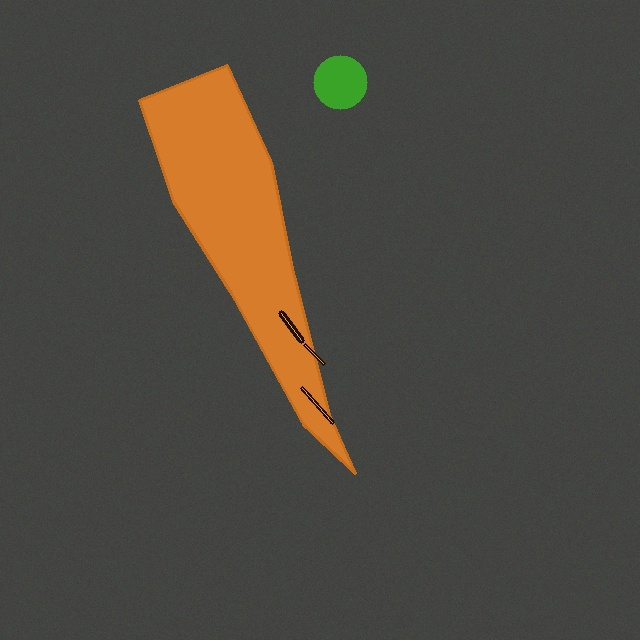
#> input picture dataset/test/images/damaged_carrot_test_0001.jpg, 640 x 640 px
$ python -i image_processor.py   (imports and definitions only)
#> lines starting #> are read from the running program, lines starting #| are printed output that depends on the picture
#> further down, picture is the input picture: shape (640, 640, 3); mean B, G, R 62.9, 72.2, 77.2
"""
Computer Vision Image Processing & Enhancement Pipeline
========================================================
Academic M.E. Project: Automated Carrot Quality Detection and Sorting System

Handles preprocessing, adaptive contrast enhancement (CLAHE), illumination
correction, and inspection zone cropping for carrots moving on a conveyor.
"""

import cv2
import numpy as np


class ImageProcessor:
    """Preprocesses raw camera frames to maximize YOLO feature extraction."""

    def __init__(self, target_size=(640, 640), apply_clahe=True, clip_limit=2.0, tile_grid_size=(8, 8)):
        self.target_size = target_size
        self.apply_clahe = apply_clahe
        self.clahe = cv2.createCLAHE(clipLimit=clip_limit, tileGridSize=tile_grid_size)

    def enhance_lighting(self, frame):
        """
        Applies CLAHE on the Lightness (L) channel in LAB color space.
        Normalizes conveyor lighting variations and shadow artifacts.
        """
        if not self.apply_clahe:
            return frame

        # Convert to LAB color space
        lab = cv2.cvtColor(frame, cv2.COLOR_BGR2LAB)
#> lab: shape (640, 640, 3); mean of channels 0, 1, 2 79.1, 128.7, 134
        l, a, b = cv2.split(lab)
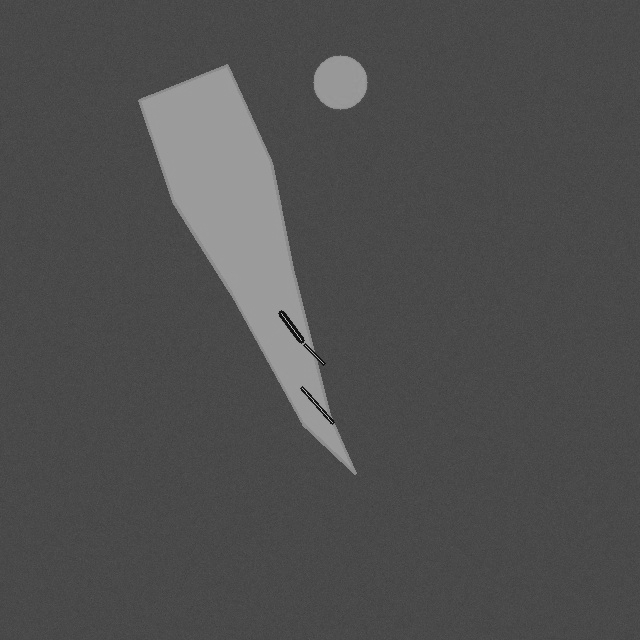
#> l: shape (640, 640); min 12, max 186, mean 79.1
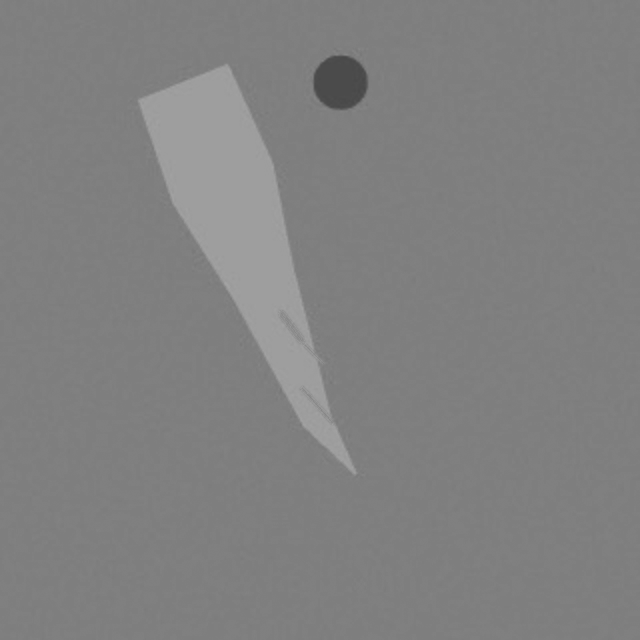
#> a: shape (640, 640); min 72, max 163, mean 128.7
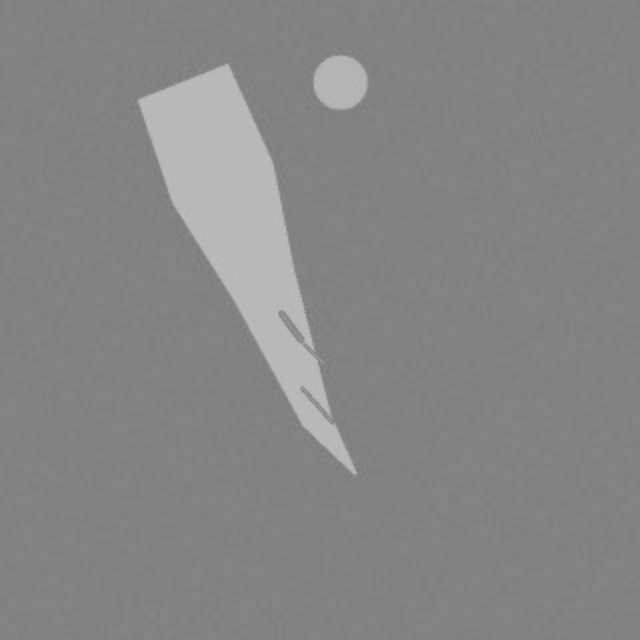
#> b: shape (640, 640); min 123, max 188, mean 134

        # Equalize L channel
        cl = self.clahe.apply(l)

        # Merge and convert back to BGR
        limg = cv2.merge((cl, a, b))
#> limg: shape (640, 640, 3); mean of channels 0, 1, 2 87.8, 128.7, 134
        enhanced = cv2.cvtColor(limg, cv2.COLOR_LAB2BGR)
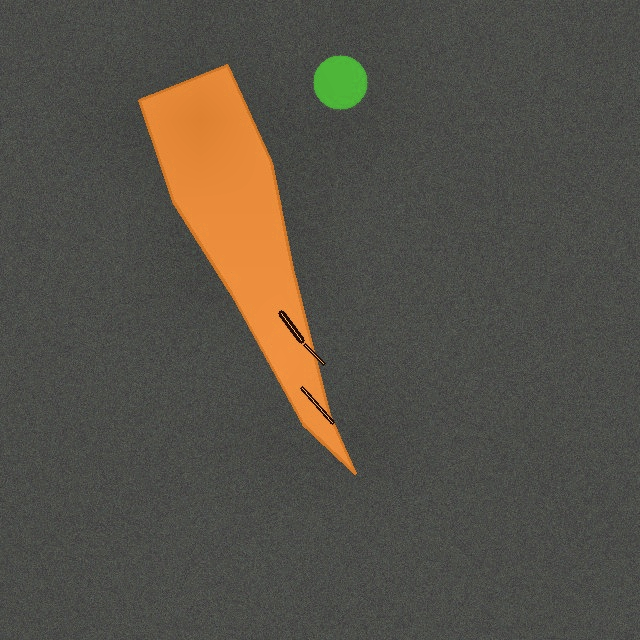
#> enhanced: shape (640, 640, 3); mean B, G, R 70.8, 80.4, 85.3
        return enhanced

    # [53 lines left out: functions crop_inspection_roi, resize_with_pad, draw_inspection_overlay, not called in this run]

>>> import cv2
>>> picture = cv2.imread('../dataset/test/images/damaged_carrot_test_0001.jpg')
>>> result = ImageProcessor().enhance_lighting(picture)

$ run again, on dataset/test/images/damaged_carrot_test_0002.jpg
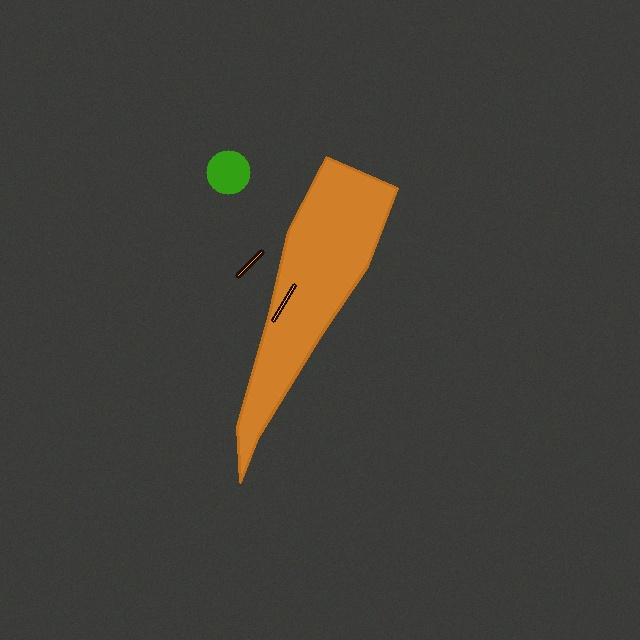
#> input picture dataset/test/images/damaged_carrot_test_0002.jpg, 640 x 640 px
#> picture is the input picture: shape (640, 640, 3); mean B, G, R 55.7, 63.3, 65.8
#> lab: shape (640, 640, 3); mean of channels 0, 1, 2 68.4, 127.9, 132.6
#> in enhance_lighting, `l, a, b = cv2.split(lab)`:
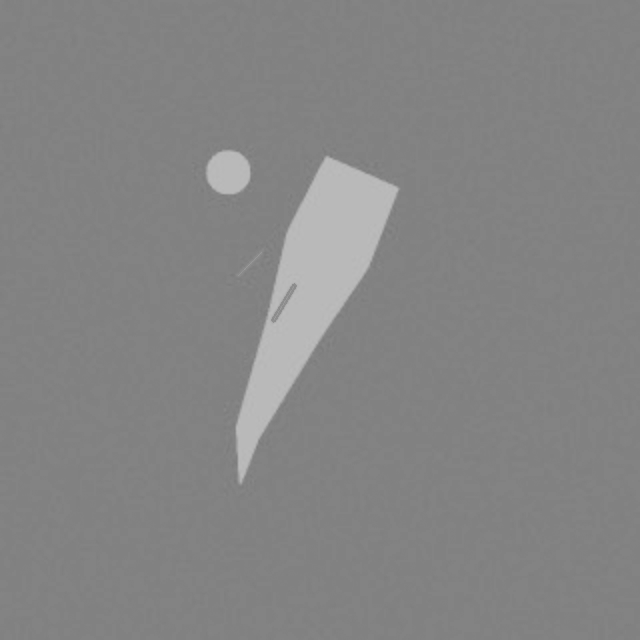
#> b: shape (640, 640); min 123, max 189, mean 132.6
#> limg: shape (640, 640, 3); mean of channels 0, 1, 2 78.2, 127.9, 132.6
#> in enhance_lighting, `enhanced = cv2.cvtColor(limg, cv2.COLOR_LAB2BGR)`:
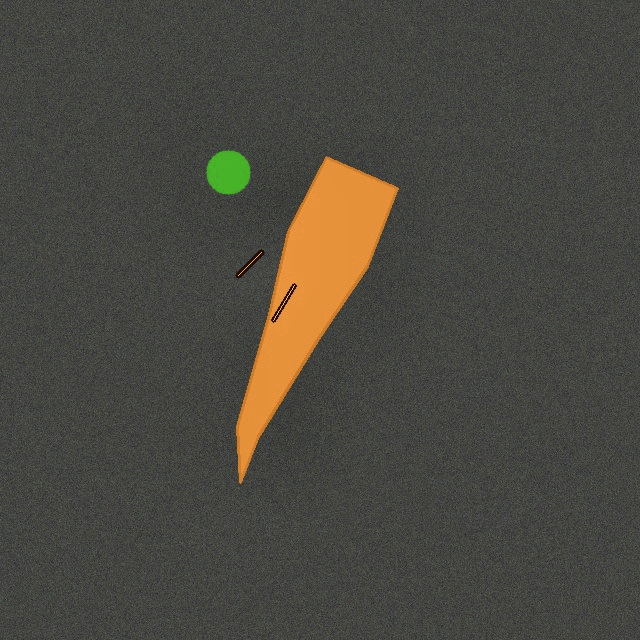
#> enhanced: shape (640, 640, 3); mean B, G, R 64.6, 72.3, 74.8
